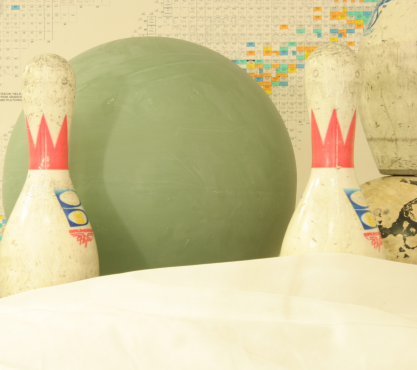
#> input picture view1.png, 417 x 370 px
$ python algo.py
#> lines starting #> are read from the running program, lines starting #| are printed output that depends on the picture
### random_dots.py
from PIL import Image
import numpy as np
import random

def randomNum():
    num = random.randint(0,1)
    if(num == 1):
        i = 255
    else:
        i = 0
    return i


def random_dots():
    imageA = np.array([[randomNum() for _ in range(512)] for _ in range(512)])
    imageB = np.array([[randomNum() for _ in range(256)] for _ in range(256)])

    l = np.copy(imageA)
    l[128:128 + 256, 124:124 + 256] = np.copy(imageB)
    r = np.copy(imageA)
    r[128:128 + 256, 132:132 + 256] = np.copy(imageB)

    left = l.tolist()
    right = r.tolist()

    imgLeft = Image.new("L", (512, 512))
#> imgLeft: PIL image 512x512 L; every value is 0
    imgLeft.putdata(np.reshape(l, 512 * 512))
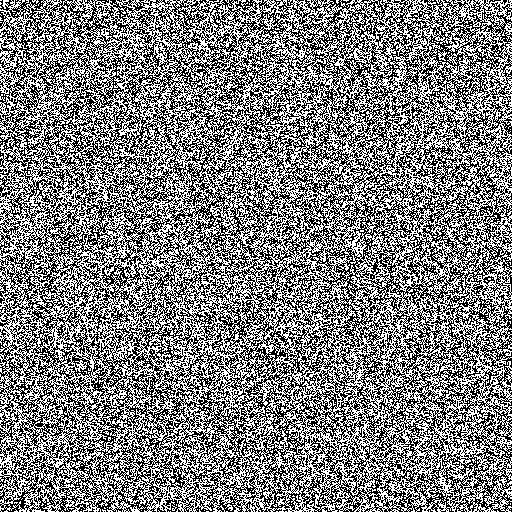
#> imgLeft: PIL image 512x512 L; 50% white in thin lines or dots
#> l: shape (512, 512) int64; 50% white in thin lines or dots
    imgRight = Image.new("L", (512, 512))
    imgRight.putdata(np.reshape(r, 512 * 512))
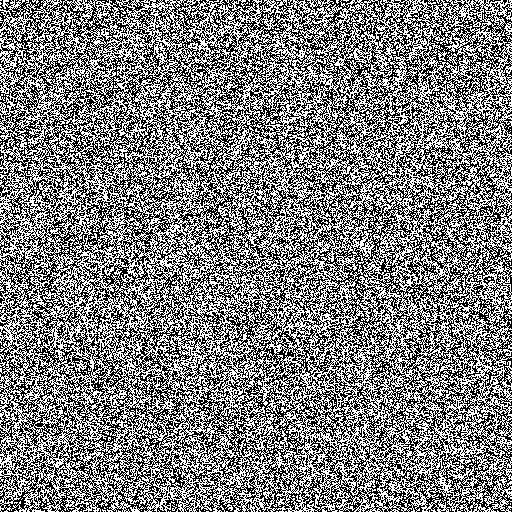
#> imgRight: PIL image 512x512 L; 50% white in thin lines or dots
#> r: shape (512, 512) int64; 50% white in thin lines or dots
    imgLeft.save("RandomA.png")
    imgRight.save("RandomB.png")

random_dots()

### algo.py
import cv2
import matplotlib.pyplot as plt
from PIL import Image
import numpy as np
from random_dots import random_dots

def matching_cost(L, R):
    mean = int((L + R) / 2)
    result = ((mean - L) * (mean - R)) / 16
    return abs(result)


def cost_matrix(L, R):

  occlusion = 2.66
  # initialise matrix
  cost_mat = [[0]*(len(R)+1) for _ in range(len(L)+1)]

  # initiate first col
  for i in range(len(cost_mat)):
    cost_mat[i][0] = i*occlusion

  # initiate first col
  for j in range(len(cost_mat[0])):
    cost_mat[0][j] = j*occlusion

  def matching_cost(l, r):
    return (l-r)**2//16

  for i in range(1, len(cost_mat)):
    for j in range(1, len(cost_mat[0])):
      case_1 = cost_mat[i-1][j-1] + matching_cost(L[i-1], R[j-1])
      case_2 = cost_mat[i-1][j] + occlusion
      case_3 = cost_mat[i][j-1] + occlusion
      cost_mat[i][j] = min(case_1, case_2, case_3)

  # backtrack
  back_i = len(cost_mat)-1
  back_j = len(cost_mat[0])-1

  res = []
  # TODO: length not fixed for res
  while back_i>0 and back_j>0:
    case_1 = cost_mat[back_i-1][back_j-1] + matching_cost(L[back_i-1], R[back_j-1])
    case_2 = cost_mat[back_i-1][back_j] + occlusion
    case_3 = cost_mat[back_i][back_j-1] + occlusion

    if cost_mat[back_i][back_j] == case_1:
      # res.append(abs(L[back_i-1]-R[back_j-1]) + 128)
      if(back_i == back_j):
        res.append(128)
      else:
        res.append(abs(L[back_i-1]-R[back_j-1]) + 188)
      back_i -= 1
      back_j -= 1
    elif cost_mat[back_i][back_j] == case_2:
      res.append(0)
      back_i -= 1
    else:
      # path.append([back_i, back_j-1])
      res.append(0)
      back_j -= 1

  res = res[::-1]
  return res

# [4 lines of commented-out code are left out]

left = cv2.imread('view1.png', 0).tolist()
#> left = 370 items
right = cv2.imread('view2.png', 0).tolist()
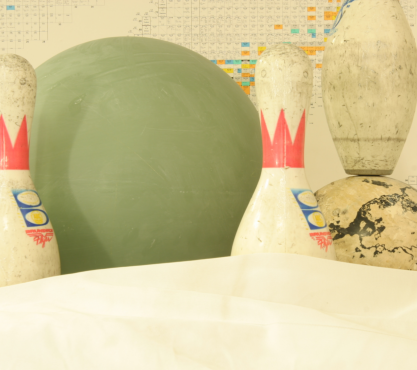
#> input picture view2.png, 417 x 370 px
#> right = 370 items

result_matrix = []
for row in range(len(left)):
  L = left[row]
  R = right[row]
#> (the run stopped early here; a loop or call above may not have finished)
